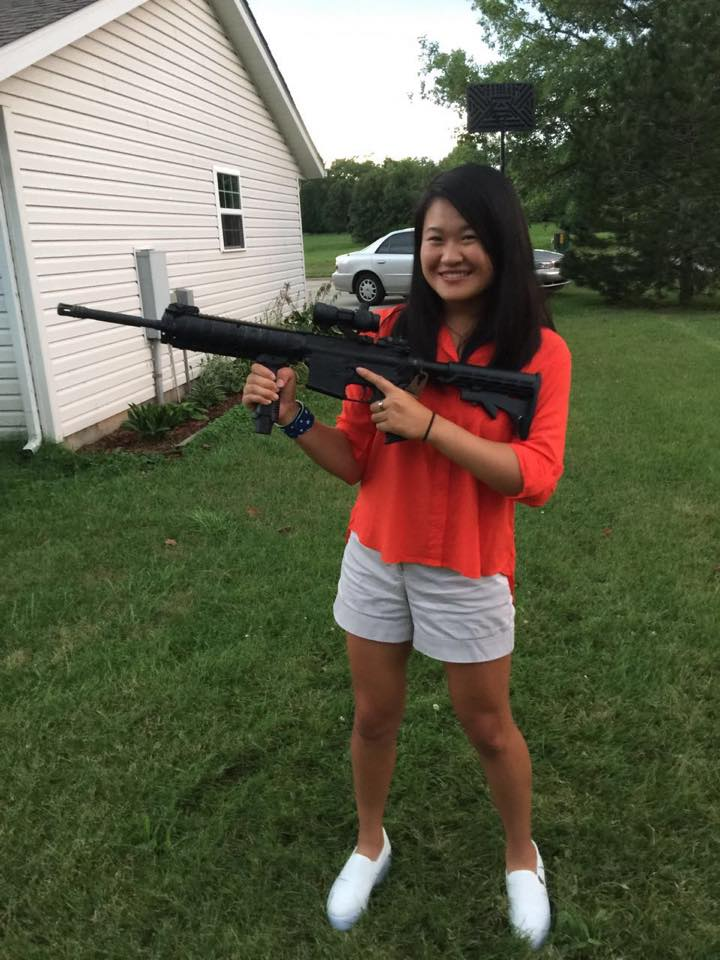
#> input picture opencv-1-image_histograms/alice_with_rifle2.jpg, 720 x 960 px
$ python color_histograms.py --image alice_with_rifle2.jpg
#> lines starting #> are read from the running program, lines starting #| are printed output that depends on the picture
# https://pyimagesearch.com/2021/04/28/opencv-image-histograms-cv2-calchist/?_ga=2.254649999.680671124.1701662763-1842902230.1698424416
from matplotlib import pyplot as plt
import argparse
import imutils
import cv2

ap = argparse.ArgumentParser()
ap.add_argument("-i", "--image", required=True, help="path to image")
args = vars(ap.parse_args())

# split the image into its channels
image = cv2.imread(args["image"])
#> image is the input picture: shape (960, 720, 3); mean B, G, R 77.4, 98.5, 98.6
plt.figure()
plt.axis("off")
# imutils.opencv2matplotlib is a convenience function that will convert an image
# that is suitable in cv2 format (BGR) into an image suitable in matplotlib format (RGB)
plt.imshow(imutils.opencv2matplotlib(image))
plt.title("original image")

channels = cv2.split(image)
colors = ("b", "g", "r")
plt.figure()
plt.title("flattened color histogram")
plt.xlabel("bins")
plt.ylabel("# pixels")

for (channel, color)  in zip(channels, colors):
    # create histogram for current channel and plot it
    hist = cv2.calcHist([channel], [0], None, [256], [0, 256])
    plt.plot(hist, color=color)
    plt.xlim([0, 256])
#> this loop made 3 passes
#> color on passes 1 to 3: 'b', 'g', 'r'

# Create new figure and plot 2D color histogram for the green and blue channels
fig = plt.figure()
ax = fig.add_subplot(131)
hist = cv2.calcHist([channels[1], channels[0]], [0, 1], None, [32, 32], [0, 256, 0, 256])
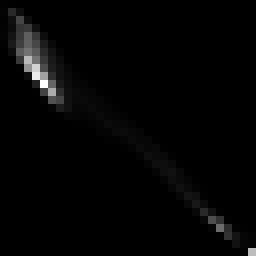
#> hist: shape (32, 32) float32 (shown 8 times larger); min 0, max 35452, mean 675; drawn with min black and max white
p = ax.imshow(hist, interpolation="nearest")
ax.set_title("2D Color Histogram for G and B")
plt.colorbar(p)

# Create new figure and plot 2D color histogram for the green and red channels
ax = fig.add_subplot(132)
hist = cv2.calcHist([channels[1], channels[2]], [0, 1], None, [32, 32], [0, 256, 0, 256])
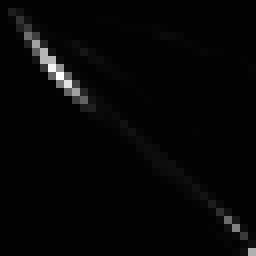
#> hist: shape (32, 32) float32 (shown 8 times larger); min 0, max 34844, mean 675; drawn with min black and max white
p = ax.imshow(hist, interpolation="nearest")
ax.set_title("2D Color Histogram for G and R")
plt.colorbar(p)
# Create new figure and plot 2D color histogram for the blue and red channels
ax = fig.add_subplot(133)
hist = cv2.calcHist([channels[0], channels[2]], [0, 1], None, [32, 32], [0, 256, 0, 256])
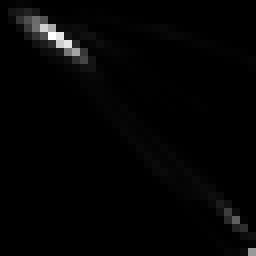
#> hist: shape (32, 32) float32 (shown 8 times larger); min 0, max 39244, mean 675; drawn with min black and max white
p = ax.imshow(hist, interpolation="nearest")
ax.set_title("2D Color Histogram for B and R")
plt.colorbar(p)

print(f"2D histogram shape: {hist.shape} with {hist.flatten().shape[0]} values")
#| 2D histogram shape: (32, 32) with 1024 values

hist = cv2.calcHist([image], [0, 1, 2], None, [8, 8, 8], [0, 256, 0, 256, 0, 256])
print(f"3D histogram shape: {hist.shape}, with {hist.flatten().shape} values")
#| 3D histogram shape: (8, 8, 8), with (512,) values
# p = ax.imshow(hist, interpolation="nearest") This is an invalid shape for plotting
plt.show()
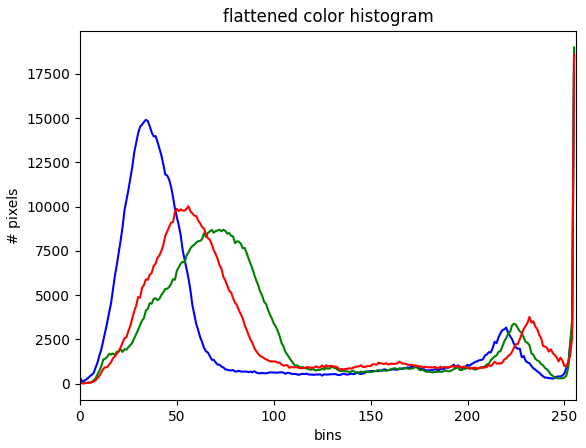
#> figure drawn by matplotlib, 1 panel; curve peaks at x = 255, y = 18838; curve peaks at x = 255, y = 19002; curve peaks at x = 255, y = 18598
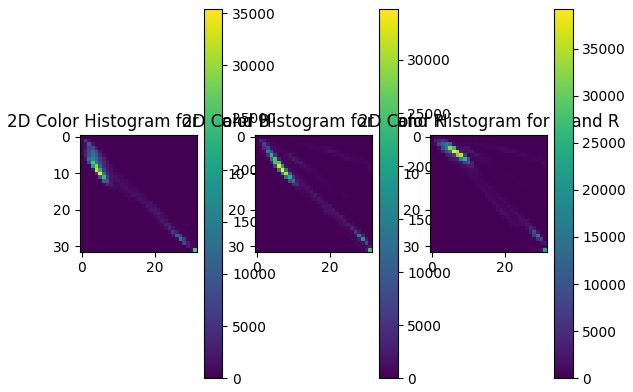
#> figure drawn by matplotlib, 6 panels
